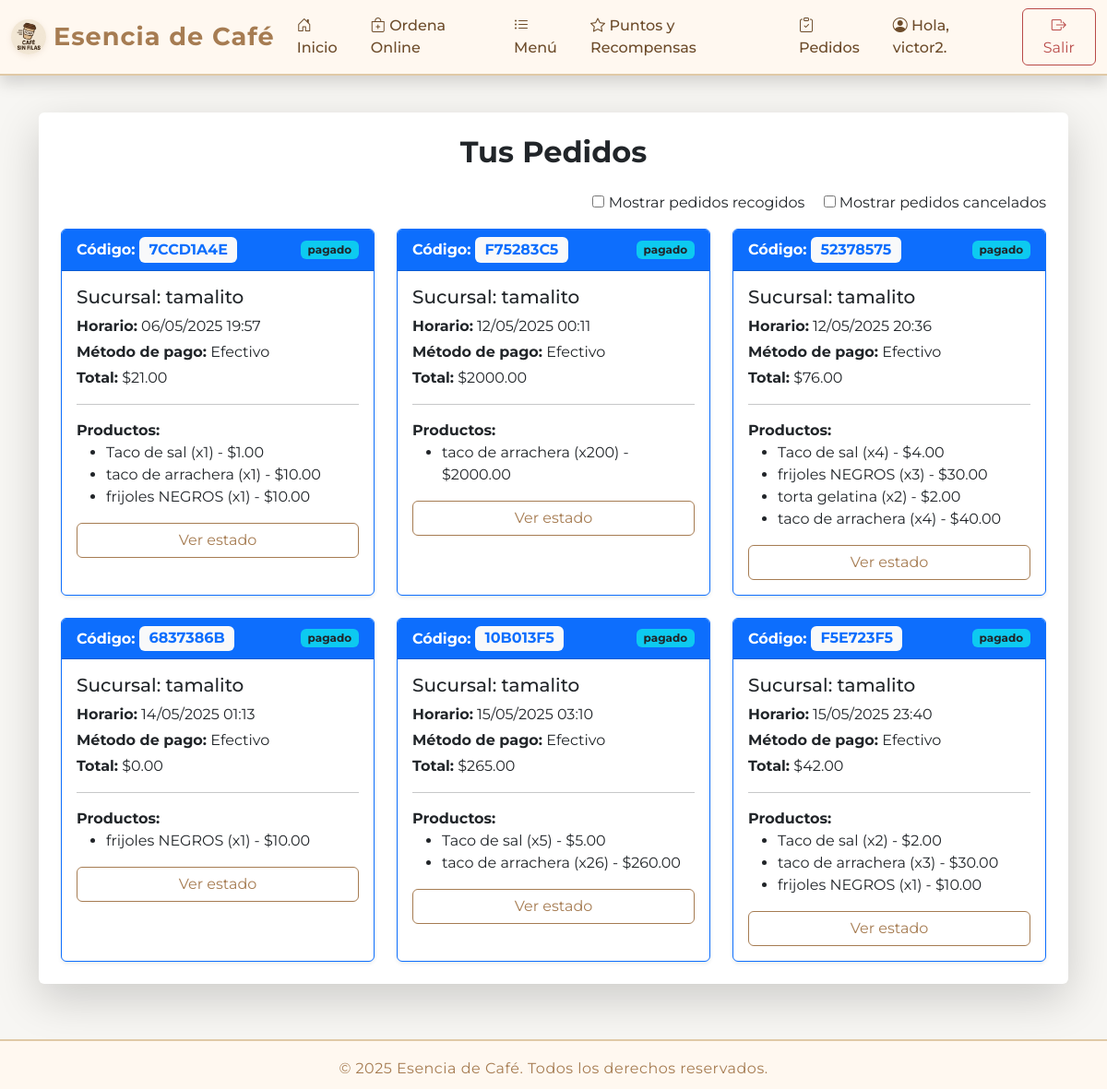
Page /pedidos/pickup/ (signed in) on the earlier database version.
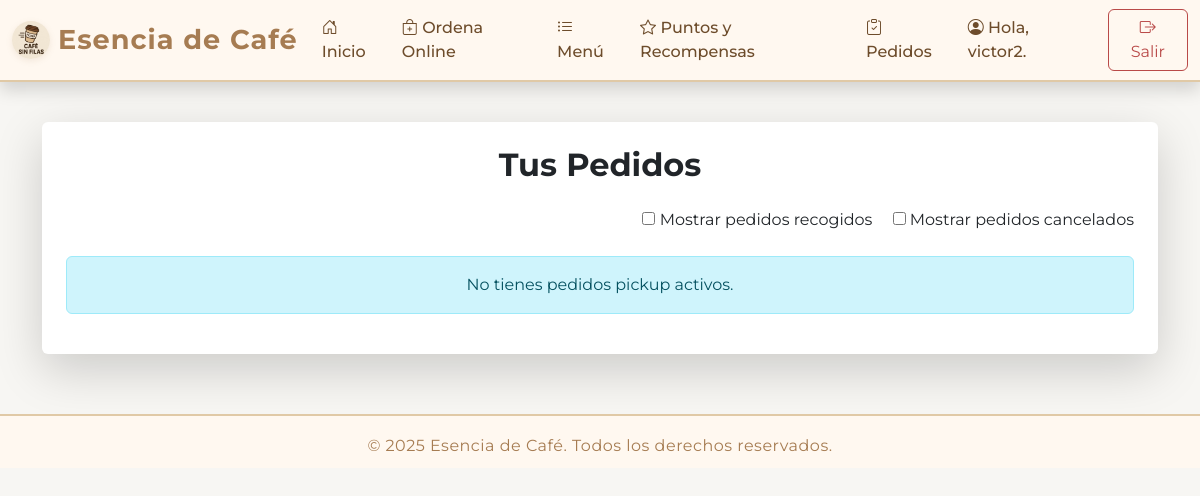
Same page on the later database version.
### pedido/models.py (models this page shows, shortened)
class Pedido(models.Model):
    ESTADOS = [
        ('pendiente', 'Pendiente'),
        ('preparando', 'Preparando'),
        ('listo', 'Listo para recoger'),
        ('entregado', 'Entregado'),
        ('cancelado', 'Cancelado'),
    ]
    codigo = models.CharField(
        max_length=12, unique=True, blank=True, null=True)
    usuario = models.ForeignKey(
        User, null=True, blank=True, on_delete=models.SET_NULL)
    sucursal = models.ForeignKey(Sucursal, on_delete=models.CASCADE)
    estado = models.CharField(
        max_length=20, choices=ESTADOS, default='pendiente')
    fecha_hora = models.DateTimeField(auto_now_add=True)
    total = models.DecimalField(max_digits=10, decimal_places=2, default=0)
    puntos_ganados = models.PositiveIntegerField(default=0)
    puntos_usados = models.PositiveIntegerField(default=0)

class Sucursal(models.Model):
    nombre_sucursal = models.CharField(max_length=100)
    calle = models.CharField(max_length=100)
    numero_exterior = models.CharField(max_length=10)
    numero_interior = models.CharField(max_length=10, blank=True, null=True)
    colonia = models.CharField(max_length=100)
    ciudad = models.CharField(max_length=100)
    municipio = models.CharField(max_length=100)
    codigo_postal = models.CharField(max_length=10)
    telefono = models.CharField(max_length=20)
    hora_apertura = models.TimeField()
    hora_cierre = models.TimeField()

class PedidoPickup(models.Model):
    pedido = models.OneToOneField(
        Pedido, on_delete=models.CASCADE, related_name='pickup')
    horario_recoleccion = models.DateTimeField()
    tipo_pago = models.CharField(max_length=20, choices=[(
        'tarjeta', 'Tarjeta'), ('efectivo', 'Efectivo')])

class DetallePedido(models.Model):
    pedido = models.ForeignKey(
        Pedido, on_delete=models.CASCADE, related_name='detalles')
    producto = models.ForeignKey(Producto, on_delete=models.CASCADE)
    cantidad = models.PositiveIntegerField(default=1)
    subtotal = models.DecimalField(max_digits=10, decimal_places=2)

### menu/models.py (models this page shows, shortened)
class Producto(models.Model):
    nombre_producto = models.CharField(
        max_length=100
    )
    tamaño = models.CharField(
        max_length=20
    )
    descripcion = models.TextField()
    imagen = models.ImageField(
        upload_to='media/productos/'
    )
    precio = models.DecimalField(
        max_digits=8, decimal_places=2
    )
    tipo = models.CharField(
        max_length=30
    )
    puntos_extra = models.PositiveIntegerField(
        default=0, help_text="Puntos extra por comprar este producto")
    class Meta:
        verbose_name = "Producto"
        verbose_name_plural = "Productos"

### pedido/views.py (the view)
# urls.py: path('pedidos/pickup/', views.lista_pedidos_pickup,
@login_required
def lista_pedidos_pickup(request):
    mostrar_recogidos = request.GET.get('mostrar_recogidos') == '1'
    mostrar_cancelados = request.GET.get('mostrar_cancelados') == '1'
    estados = ['pendiente', 'preparando', 'pagado']
    if mostrar_recogidos:
        estados.append('recogido')
    if mostrar_cancelados:
        estados.append('cancelado')
    pedidos = Pedido.objects.filter(
        pickup__isnull=False,
        estado__in=estados,
        usuario=request.user
    ).select_related('sucursal', 'pickup').order_by('pickup__horario_recoleccion')
    return render(request, 'pedido/lista_pedidos_pickup.html', {
        'pedidos': pedidos,
        'mostrar_recogidos': mostrar_recogidos,
        'mostrar_cancelados': mostrar_cancelados,
    })

### SisWebCafe/context_processors.py (called while the page is built)
def es_gerente(request):
    if request.user.is_authenticated:
        return {'es_gerente': request.user.groups.filter(name='Gerente').exists()}
    return {'es_gerente': False}

### templates/pedido/lista_pedidos_pickup.html (shortened to what this page needs)
{% extends "Principal/base.html" %}
{% block content %}
<div class="bg-white p-4 rounded shadow-lg" style="max-width: 1200px; margin: 40px auto;">
  <h2 class="fw-bold text-dark mb-4 text-center">Tus Pedidos</h2>
  <form method="get" class="mb-3 text-end">
    <label>
      <input type="checkbox" name="mostrar_recogidos" value="1" {% if mostrar_recogidos %}checked{% endif %} onchange="this.form.submit()">
      Mostrar pedidos recogidos
    </label>
    <label class="ms-3">
    <input type="checkbox" name="mostrar_cancelados" value="1" {% if mostrar_cancelados %}checked{% endif %} onchange="this.form.submit()">
    Mostrar pedidos cancelados
  </label>
  </form>
  {% if pedidos %}
  <div class="row row-cols-1 row-cols-md-2 row-cols-lg-3 g-4">
    {% for pedido in pedidos %}
    <div class="col">
      <div class="card h-100 border-primary shadow-sm">
        <div class="card-header bg-primary text-white d-flex justify-content-between align-items-center">
          <span class="fw-bold">Código: <span class="badge bg-light text-primary fs-6">{{ pedido.codigo }}</span></span>
          {% if pedido.estado == "pendiente" %}
            <span class="badge bg-warning text-dark">{{ pedido.get_estado_display }}</span>
          {% elif pedido.estado == "pagado" %}
            <span class="badge bg-info text-dark">{{ pedido.get_estado_display }}</span>
          {% elif pedido.estado == "recogido" %}
            <span class="badge bg-success">{{ pedido.get_estado_display }}</span>
          {% elif pedido.estado == "cancelado" %}
            <span class="badge bg-danger">{{ pedido.get_estado_display }}</span>
          {% else %}
            <span class="badge bg-secondary">{{ pedido.get_estado_display }}</span>
          {% endif %}
        </div>
        <div class="card-body">
          <h5 class="card-title mb-2">Sucursal: {{ pedido.sucursal.nombre_sucursal }}</h5>
          <p class="mb-1"><strong>Horario:</strong> {{ pedido.pickup.horario_recoleccion|date:"d/m/Y H:i" }}</p>
          <p class="mb-1"><strong>Método de pago:</strong> {{ pedido.pickup.tipo_pago|capfirst }}</p>
          <p class="mb-1"><strong>Total:</strong> ${{ pedido.total }}</p>
          <hr>
          <strong>Productos:</strong>
          <ul class="mb-0">
            {% for detalle in pedido.detalles.all %}
              <li>{{ detalle.producto.nombre_producto }} (x{{ detalle.cantidad }}) - ${{ detalle.subtotal }}</li>
            {% endfor %}
          </ul>
          <div class="d-grid gap-2 mt-3">
            <a href="{% url 'pickup_exito_estado' pedido.id %}" class="btn btn-outline-primary">
              Ver estado
            </a>
          </div>
        </div>
      </div>
    </div>
    {% endfor %}
  </div>
  {% else %}
    <div class="alert alert-info text-center mt-4">No tienes pedidos pickup activos.</div>
  {% endif %}
</div>
{% endblock %}

Differences in the rows shown:
removed Pedido: codigo "7CCD1A4E", estado "pagado", sucursal.nombre_sucursal "tamalito", pickup.horario_recoleccion "06/05/2025 19:57", pickup.tipo_pago "Efectivo", total "21.00"
removed DetallePedido: producto.nombre_producto "Taco de sal", cantidad "1", subtotal "1.00", shown under "7CCD1A4E"
removed DetallePedido: producto.nombre_producto "taco de arrachera", cantidad "1", subtotal "10.00", shown under "7CCD1A4E"
removed DetallePedido: producto.nombre_producto "frijoles NEGROS", cantidad "1", subtotal "10.00", shown under "7CCD1A4E"
removed Pedido: codigo "F75283C5", estado "pagado", sucursal.nombre_sucursal "tamalito", pickup.horario_recoleccion "12/05/2025 00:11", pickup.tipo_pago "Efectivo", total "2000.00"
removed DetallePedido: producto.nombre_producto "taco de arrachera", cantidad "200", subtotal "2000.00", shown under "F75283C5"
removed Pedido: codigo "52378575", estado "pagado", sucursal.nombre_sucursal "tamalito", pickup.horario_recoleccion "12/05/2025 20:36", pickup.tipo_pago "Efectivo", total "76.00"
removed DetallePedido: producto.nombre_producto "Taco de sal", cantidad "4", subtotal "4.00", shown under "52378575"
removed DetallePedido: producto.nombre_producto "frijoles NEGROS", cantidad "3", subtotal "30.00", shown under "52378575"
removed DetallePedido: producto.nombre_producto "torta gelatina", cantidad "2", subtotal "2.00", shown under "52378575"
removed DetallePedido: producto.nombre_producto "taco de arrachera", cantidad "4", subtotal "40.00", shown under "52378575"
removed Pedido: codigo "6837386B", estado "pagado", sucursal.nombre_sucursal "tamalito", pickup.horario_recoleccion "14/05/2025 01:13", pickup.tipo_pago "Efectivo", total "0.00"
removed DetallePedido: producto.nombre_producto "frijoles NEGROS", cantidad "1", subtotal "10.00", shown under "6837386B"
removed Pedido: codigo "10B013F5", estado "pagado", sucursal.nombre_sucursal "tamalito", pickup.horario_recoleccion "15/05/2025 03:10", pickup.tipo_pago "Efectivo", total "265.00"
removed DetallePedido: producto.nombre_producto "Taco de sal", cantidad "5", subtotal "5.00", shown under "10B013F5"
removed DetallePedido: producto.nombre_producto "taco de arrachera", cantidad "26", subtotal "260.00", shown under "10B013F5"
removed Pedido: codigo "F5E723F5", estado "pagado", sucursal.nombre_sucursal "tamalito", pickup.horario_recoleccion "15/05/2025 23:40", pickup.tipo_pago "Efectivo", total "42.00"
removed DetallePedido: producto.nombre_producto "Taco de sal", cantidad "2", subtotal "2.00", shown under "F5E723F5"
removed DetallePedido: producto.nombre_producto "taco de arrachera", cantidad "3", subtotal "30.00", shown under "F5E723F5"
removed DetallePedido: producto.nombre_producto "frijoles NEGROS", cantidad "1", subtotal "10.00", shown under "F5E723F5"
Other differences:
text now shown: "No tienes pedidos pickup activos."
